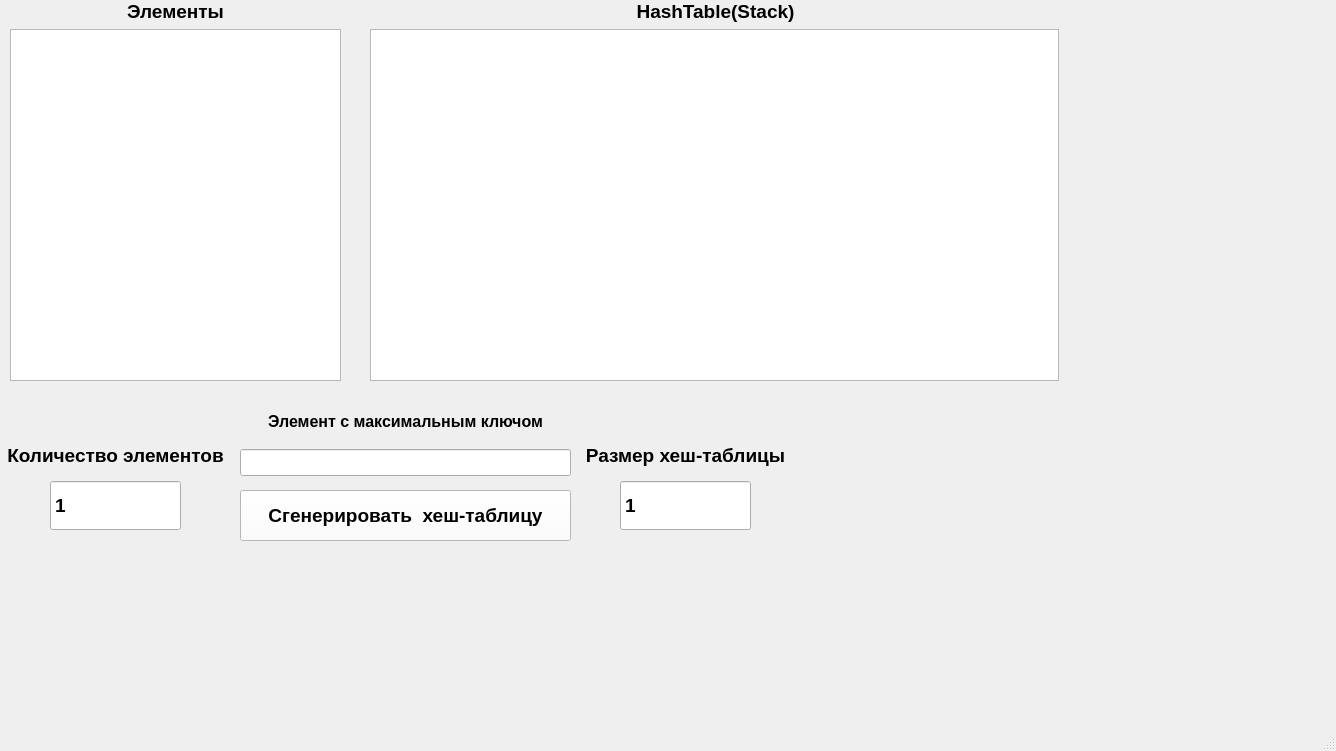
<?xml version="1.0" encoding="UTF-8"?>
<ui version="4.0">
 <class>MainWindow</class>
 <widget class="QMainWindow" name="MainWindow">
  <property name="geometry">
   <rect>
    <x>0</x>
    <y>0</y>
    <width>1336</width>
    <height>751</height>
   </rect>
  </property>
  <property name="windowTitle">
   <string>HashTable</string>
  </property>
  <widget class="QWidget" name="centralwidget">
   <widget class="QPushButton" name="generateButton">
    <property name="geometry">
     <rect>
      <x>240</x>
      <y>490</y>
      <width>331</width>
      <height>51</height>
     </rect>
    </property>
    <property name="font">
     <font>
      <pointsize>14</pointsize>
      <bold>true</bold>
     </font>
    </property>
    <property name="cursor">
     <cursorShape>PointingHandCursor</cursorShape>
    </property>
    <property name="styleSheet">
     <string notr="true">color: rgb(0, 0, 0);
background-color: rgb(255, 255, 255);</string>
    </property>
    <property name="text">
     <string>Сгенерировать  хеш-таблицу</string>
    </property>
   </widget>
   <widget class="QSpinBox" name="amountElementBox">
    <property name="geometry">
     <rect>
      <x>50</x>
      <y>480</y>
      <width>131</width>
      <height>51</height>
     </rect>
    </property>
    <property name="font">
     <font>
      <pointsize>14</pointsize>
      <bold>true</bold>
     </font>
    </property>
    <property name="buttonSymbols">
     <enum>QAbstractSpinBox::NoButtons</enum>
    </property>
    <property name="minimum">
     <number>1</number>
    </property>
    <property name="maximum">
     <number>1000</number>
    </property>
   </widget>
   <widget class="QLabel" name="label">
    <property name="geometry">
     <rect>
      <x>0</x>
      <y>440</y>
      <width>231</width>
      <height>31</height>
     </rect>
    </property>
    <property name="font">
     <font>
      <pointsize>14</pointsize>
      <bold>true</bold>
     </font>
    </property>
    <property name="text">
     <string>Количество элементов</string>
    </property>
    <property name="alignment">
     <set>Qt::AlignCenter</set>
    </property>
   </widget>
   <widget class="QLabel" name="label_2">
    <property name="geometry">
     <rect>
      <x>570</x>
      <y>440</y>
      <width>231</width>
      <height>31</height>
     </rect>
    </property>
    <property name="font">
     <font>
      <pointsize>14</pointsize>
      <bold>true</bold>
     </font>
    </property>
    <property name="text">
     <string>Размер хеш-таблицы</string>
    </property>
    <property name="alignment">
     <set>Qt::AlignCenter</set>
    </property>
   </widget>
   <widget class="QSpinBox" name="sizeBox">
    <property name="geometry">
     <rect>
      <x>620</x>
      <y>480</y>
      <width>131</width>
      <height>51</height>
     </rect>
    </property>
    <property name="font">
     <font>
      <pointsize>14</pointsize>
      <bold>true</bold>
     </font>
    </property>
    <property name="buttonSymbols">
     <enum>QAbstractSpinBox::NoButtons</enum>
    </property>
    <property name="minimum">
     <number>1</number>
    </property>
    <property name="maximum">
     <number>100</number>
    </property>
   </widget>
   <widget class="QWidget" name="verticalLayoutWidget">
    <property name="geometry">
     <rect>
      <x>10</x>
      <y>0</y>
      <width>331</width>
      <height>381</height>
     </rect>
    </property>
    <layout class="QVBoxLayout" name="verticalLayout">
     <item>
      <widget class="QLabel" name="label_3">
       <property name="font">
        <font>
         <pointsize>14</pointsize>
         <bold>true</bold>
        </font>
       </property>
       <property name="text">
        <string>Элементы</string>
       </property>
       <property name="alignment">
        <set>Qt::AlignCenter</set>
       </property>
      </widget>
     </item>
     <item>
      <widget class="QListWidget" name="listElementWidget"/>
     </item>
    </layout>
   </widget>
   <widget class="QWidget" name="verticalLayoutWidget_2">
    <property name="geometry">
     <rect>
      <x>370</x>
      <y>0</y>
      <width>691</width>
      <height>381</height>
     </rect>
    </property>
    <layout class="QVBoxLayout" name="verticalLayout_2">
     <item>
      <widget class="QLabel" name="label_4">
       <property name="font">
        <font>
         <pointsize>14</pointsize>
         <bold>true</bold>
        </font>
       </property>
       <property name="text">
        <string>HashTable(Stack)</string>
       </property>
       <property name="alignment">
        <set>Qt::AlignCenter</set>
       </property>
      </widget>
     </item>
     <item>
      <widget class="QListWidget" name="listStackWidget">
       <property name="maximumSize">
        <size>
         <width>689</width>
         <height>16777215</height>
        </size>
       </property>
      </widget>
     </item>
    </layout>
   </widget>
   <widget class="QWidget" name="verticalLayoutWidget_3">
    <property name="geometry">
     <rect>
      <x>240</x>
      <y>400</y>
      <width>331</width>
      <height>88</height>
     </rect>
    </property>
    <layout class="QVBoxLayout" name="verticalLayout_3">
     <item>
      <widget class="QLabel" name="label_5">
       <property name="sizePolicy">
        <sizepolicy hsizetype="Preferred" vsizetype="Fixed">
         <horstretch>0</horstretch>
         <verstretch>0</verstretch>
        </sizepolicy>
       </property>
       <property name="font">
        <font>
         <pointsize>12</pointsize>
         <bold>true</bold>
        </font>
       </property>
       <property name="text">
        <string>Элемент с максимальным ключом</string>
       </property>
       <property name="alignment">
        <set>Qt::AlignCenter</set>
       </property>
      </widget>
     </item>
     <item>
      <widget class="QLineEdit" name="findMaxEdit">
       <property name="font">
        <font>
         <pointsize>12</pointsize>
        </font>
       </property>
       <property name="readOnly">
        <bool>true</bool>
       </property>
      </widget>
     </item>
    </layout>
   </widget>
  </widget>
  <widget class="QMenuBar" name="menubar">
   <property name="geometry">
    <rect>
     <x>0</x>
     <y>0</y>
     <width>1336</width>
     <height>22</height>
    </rect>
   </property>
  </widget>
  <widget class="QStatusBar" name="statusbar"/>
 </widget>
 <resources/>
 <connections/>
</ui>
